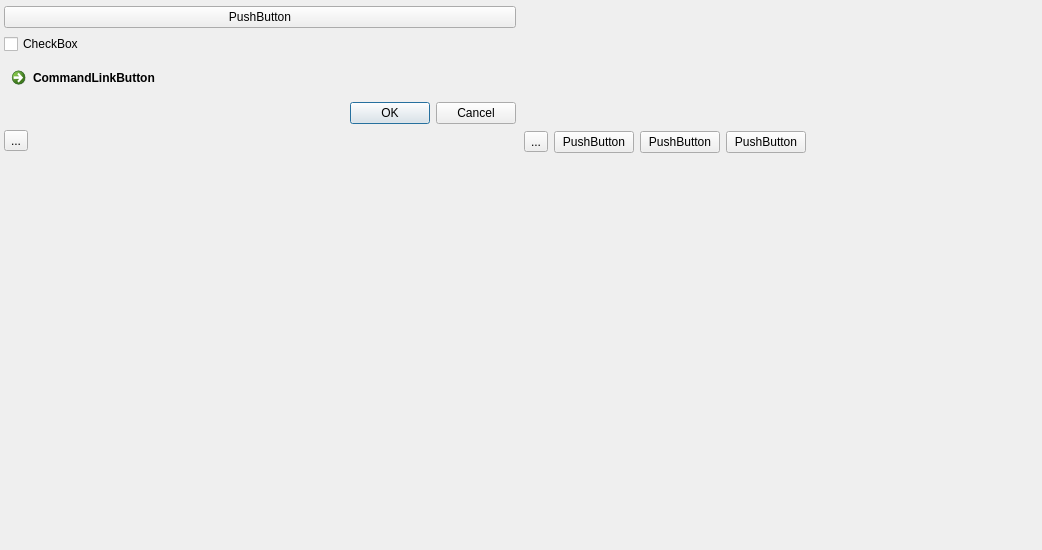
<?xml version="1.0" encoding="UTF-8"?>
<ui version="4.0">
 <class>QDialogTest</class>
 <widget class="QWidget" name="QDialogTest">
  <property name="geometry">
   <rect>
    <x>0</x>
    <y>0</y>
    <width>1042</width>
    <height>550</height>
   </rect>
  </property>
  <property name="acceptDrops">
   <bool>true</bool>
  </property>
  <property name="windowTitle">
   <string>QDialogTest</string>
  </property>
  <layout class="QVBoxLayout" name="verticalLayout_2">
   <property name="leftMargin">
    <number>2</number>
   </property>
   <property name="topMargin">
    <number>0</number>
   </property>
   <property name="rightMargin">
    <number>2</number>
   </property>
   <property name="bottomMargin">
    <number>0</number>
   </property>
   <item>
    <widget class="QFrame" name="m_pFrameTitleBar">
     <property name="frameShape">
      <enum>QFrame::StyledPanel</enum>
     </property>
     <property name="frameShadow">
      <enum>QFrame::Raised</enum>
     </property>
    </widget>
   </item>
   <item>
    <layout class="QHBoxLayout" name="horizontalLayout_2">
     <item>
      <layout class="QVBoxLayout" name="verticalLayout">
       <property name="leftMargin">
        <number>2</number>
       </property>
       <property name="rightMargin">
        <number>2</number>
       </property>
       <item>
        <widget class="QPushButton" name="pushButton">
         <property name="text">
          <string>PushButton</string>
         </property>
        </widget>
       </item>
       <item>
        <widget class="QCheckBox" name="checkBox">
         <property name="text">
          <string>CheckBox</string>
         </property>
        </widget>
       </item>
       <item>
        <widget class="QCommandLinkButton" name="commandLinkButton">
         <property name="text">
          <string>CommandLinkButton</string>
         </property>
        </widget>
       </item>
       <item>
        <widget class="QDialogButtonBox" name="buttonBox">
         <property name="standardButtons">
          <set>QDialogButtonBox::Cancel|QDialogButtonBox::Ok</set>
         </property>
        </widget>
       </item>
       <item>
        <widget class="QToolButton" name="toolButton">
         <property name="text">
          <string>...</string>
         </property>
        </widget>
       </item>
       <item>
        <spacer name="verticalSpacer">
         <property name="orientation">
          <enum>Qt::Vertical</enum>
         </property>
         <property name="sizeHint" stdset="0">
          <size>
           <width>20</width>
           <height>40</height>
          </size>
         </property>
        </spacer>
       </item>
      </layout>
     </item>
     <item>
      <layout class="QHBoxLayout" name="horizontalLayout">
       <item>
        <widget class="QToolButton" name="toolButton_2">
         <property name="text">
          <string>...</string>
         </property>
        </widget>
       </item>
       <item>
        <widget class="QPushButton" name="pushButton_2">
         <property name="text">
          <string>PushButton</string>
         </property>
        </widget>
       </item>
       <item>
        <widget class="QPushButton" name="pushButton_3">
         <property name="text">
          <string>PushButton</string>
         </property>
        </widget>
       </item>
       <item>
        <widget class="QPushButton" name="pushButton_4">
         <property name="text">
          <string>PushButton</string>
         </property>
        </widget>
       </item>
       <item>
        <spacer name="horizontalSpacer">
         <property name="orientation">
          <enum>Qt::Horizontal</enum>
         </property>
         <property name="sizeHint" stdset="0">
          <size>
           <width>40</width>
           <height>20</height>
          </size>
         </property>
        </spacer>
       </item>
      </layout>
     </item>
    </layout>
   </item>
   <item>
    <spacer name="verticalSpacer_2">
     <property name="orientation">
      <enum>Qt::Vertical</enum>
     </property>
     <property name="sizeHint" stdset="0">
      <size>
       <width>20</width>
       <height>261</height>
      </size>
     </property>
    </spacer>
   </item>
  </layout>
 </widget>
 <layoutdefault spacing="6" margin="11"/>
 <resources/>
 <connections/>
</ui>
